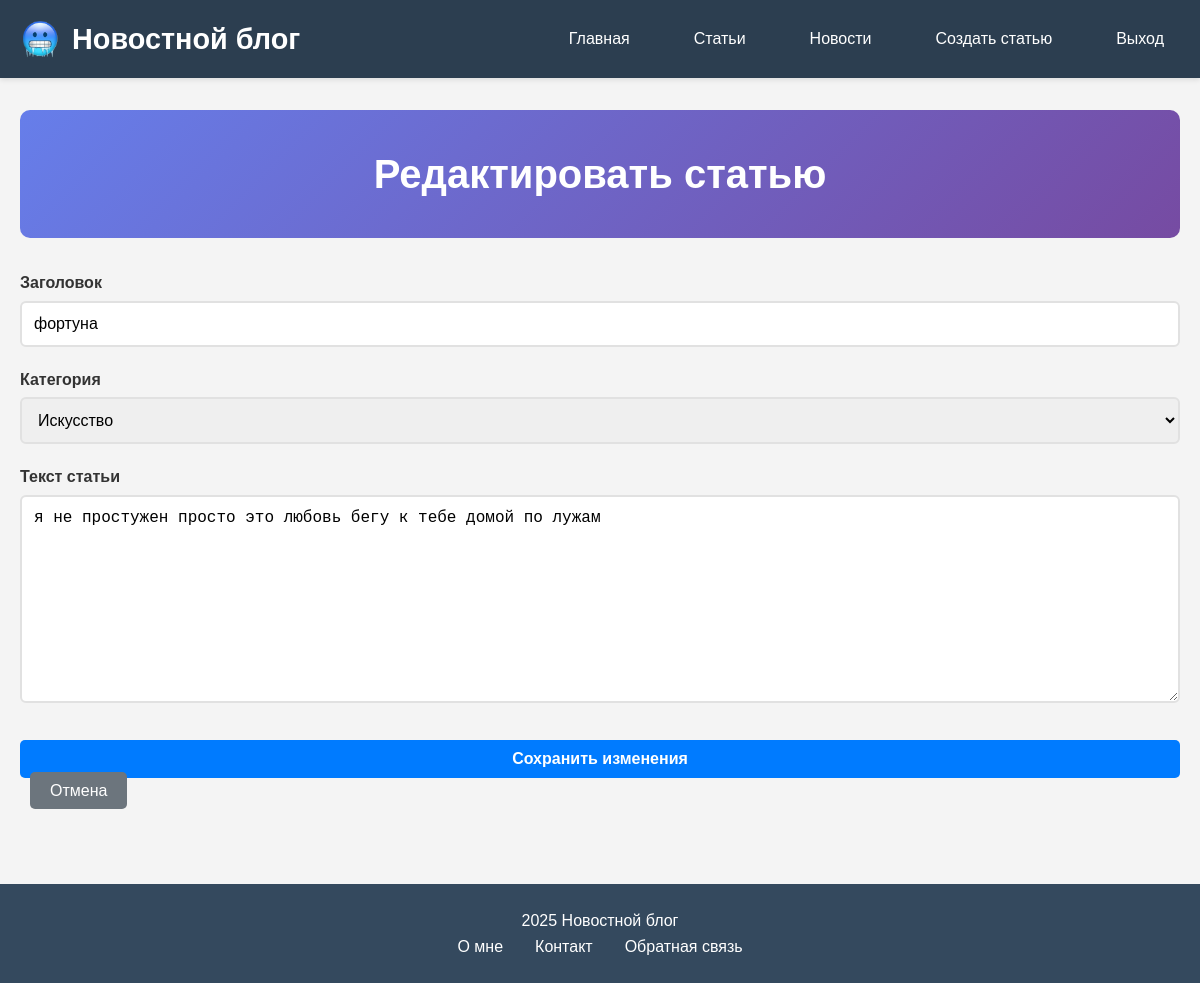
The app's page /edit-article/11/ (signed in) with its own data.
### main/models.py (models this page shows, shortened)
class Article(models.Model):
    CATEGORY_CHOICES = [
        ('technology', 'Технологии'),
        ('science', 'Наука'),
        ('art', 'Искусство'),
        ('sports', 'Спорт'),
        ('general', 'Общее'),
    ]
    title = models.CharField(max_length=200)
    text = models.TextField()
    created_date = models.DateTimeField(default=timezone.now)
    user = models.ForeignKey(User, on_delete=models.CASCADE, related_name='articles')
    category = models.CharField(
        max_length=50,
        choices=CATEGORY_CHOICES,
        default='general'
    )

### main/views.py (the view)
# urls.py: path('edit-article/<int:id>/', views.edit_article, name='edit_article'),
@login_required
def edit_article(request, id):
    article = get_object_or_404(Article, id=id, user=request.user)
    if request.method == 'POST':
        form = ArticleForm(request.POST, instance=article)
        if form.is_valid():
            form.save()
            return redirect('articles_list')
    else:
        form = ArticleForm(instance=article)
    return render(request, 'main/edit_article.html', {'form': form})

### main/forms.py
class ArticleForm(forms.ModelForm):
    class Meta:
        model = Article
        fields = ['title', 'text', 'category']
        widgets = {
            'title': forms.TextInput(attrs={'class': 'form-control'}),
            'text': forms.Textarea(attrs={'class': 'form-control', 'rows': 10}),
            'category': forms.Select(attrs={'class': 'form-control'}),
        }

### main/templates/main/edit_article.html (shortened to what this page needs)
{% extends "main/base.html" %}
{% load static %}
{% block content %}
<div class="page-header">
    <h2>Редактировать статью</h2>
</div>
<div class="article-form-container">
    <form method="post" class="article-form">
        <div class="form-group" style="margin-bottom: 20px;">
            <label for="{{ form.title.id_for_label }}" style="display: block; margin-bottom: 5px; font-weight: bold;">Заголовок</label>
            {{ form.title }}
        </div>
        <div class="form-group" style="margin-bottom: 20px;">
            <label for="{{ form.category.id_for_label }}" style="display: block; margin-bottom: 5px; font-weight: bold;">Категория</label>
            {{ form.category }}
        </div>
        <div class="form-group" style="margin-bottom: 20px;">
            <label for="{{ form.text.id_for_label }}" style="display: block; margin-bottom: 5px; font-weight: bold;">Текст статьи</label>
            {{ form.text }}
        </div>
        <div class="form-actions" style="margin-top: 30px;">
            <button type="submit" class="btn-submit" style="background: #007bff; color: white; padding: 10px 20px; border: none; border-radius: 5px; cursor: pointer;">Сохранить изменения</button>
            <a href="{% url 'articles_list' %}" class="btn-cancel" style="background: #6c757d; color: white; padding: 10px 20px; text-decoration: none; border-radius: 5px; margin-left: 10px;">Отмена</a>
        </div>
    </form>
</div>
{% endblock %}

### main/static/main/css/style.css (style rules this page uses)
* { margin: 0; padding: 0; box-sizing: border-box; }
body { font-family: 'Arial', sans-serif; line-height: 1.6; color: #333; background-color: #f4f4f4; }
.page-header { text-align: center; margin-bottom: 2rem; padding: 2rem 0; background: linear-gradient(135deg, #667eea 0%, #764ba2 100%); color: white; border-radius: 10px; }
.page-header h2 { font-size: 2.5rem; }
.form-group { margin-bottom: 20px; }
.form-group label { display: block; margin-bottom: 8px; font-weight: 600; color: #333; }
.form-control { width: 100%; padding: 12px; border: 2px solid #e1e1e1; border-radius: 6px; font-size: 16px; transition: border-color 0.3s ease; }
.btn-submit { background: linear-gradient(135deg, #667eea 0%, #764ba2 100%); color: white; border: none; padding: 15px 30px; border-radius: 6px; font-size: 16px; font-weight: 600; cursor: pointer; transition: all 0.3s ease; width: 100%; }
.btn-submit { background: #28a745; color: white; padding: 10px 20px; border-radius: 5px; cursor: pointer; }

### records on screen
Article: title "фортуна", category "Искусство", text "я не простужен просто это любовь бегу к тебе домой по лужам"
